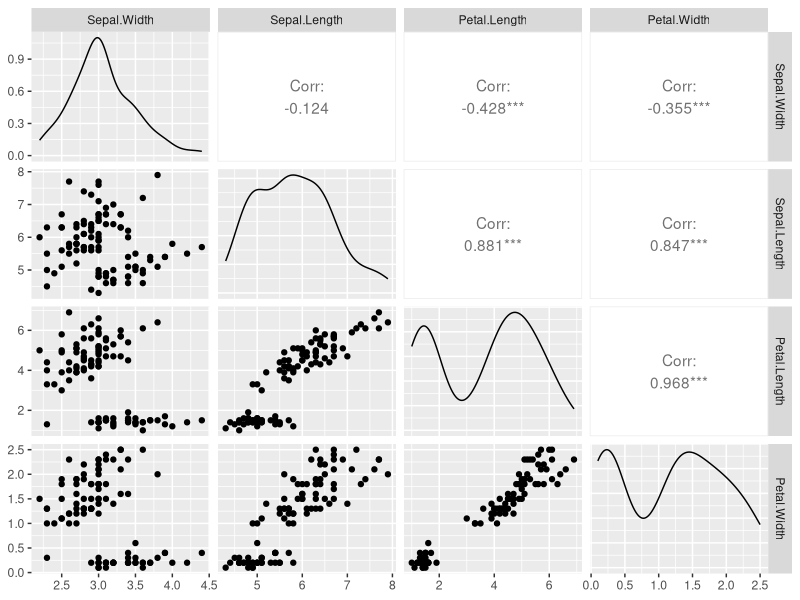
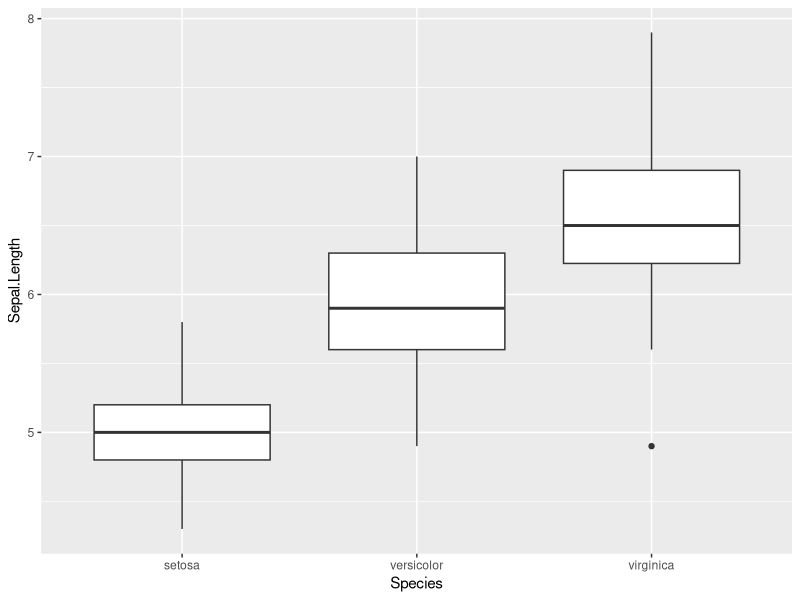
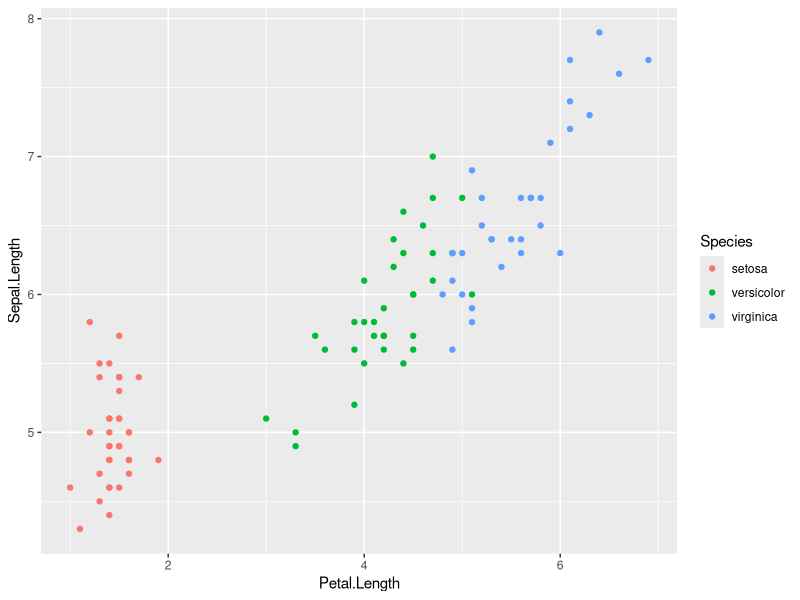
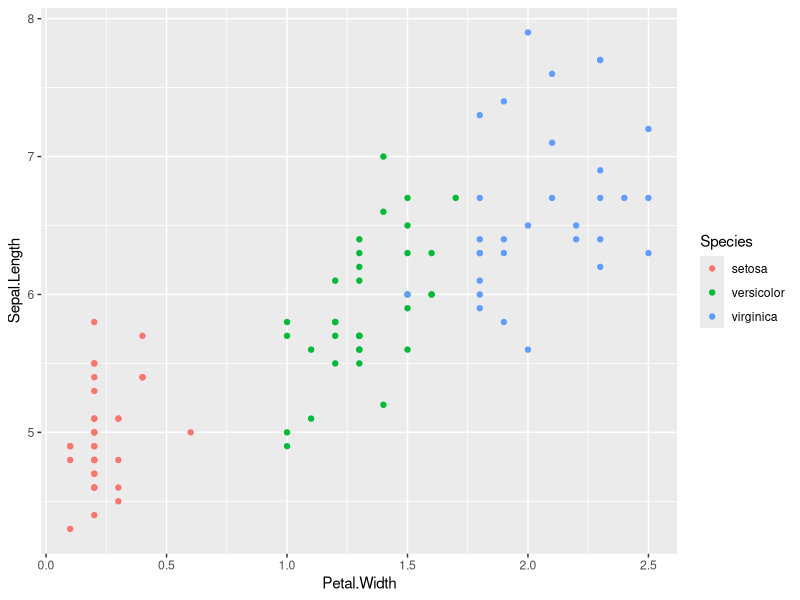
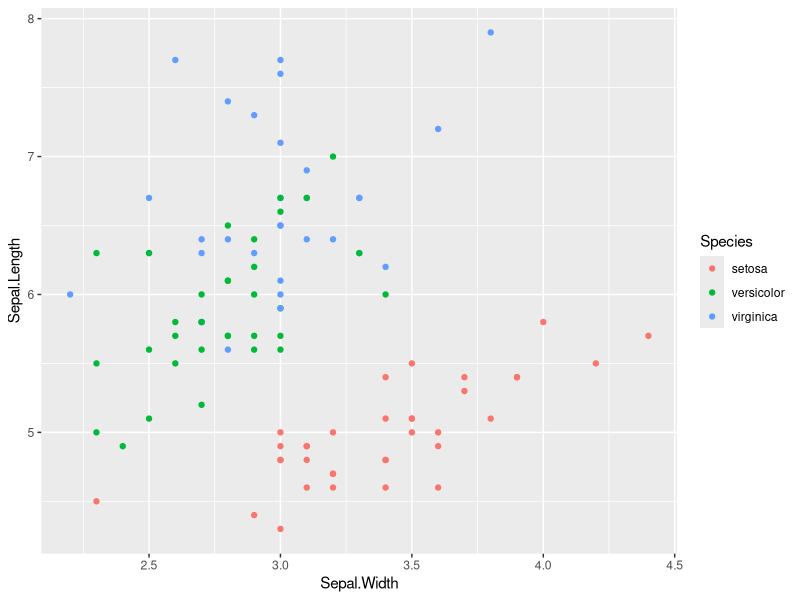
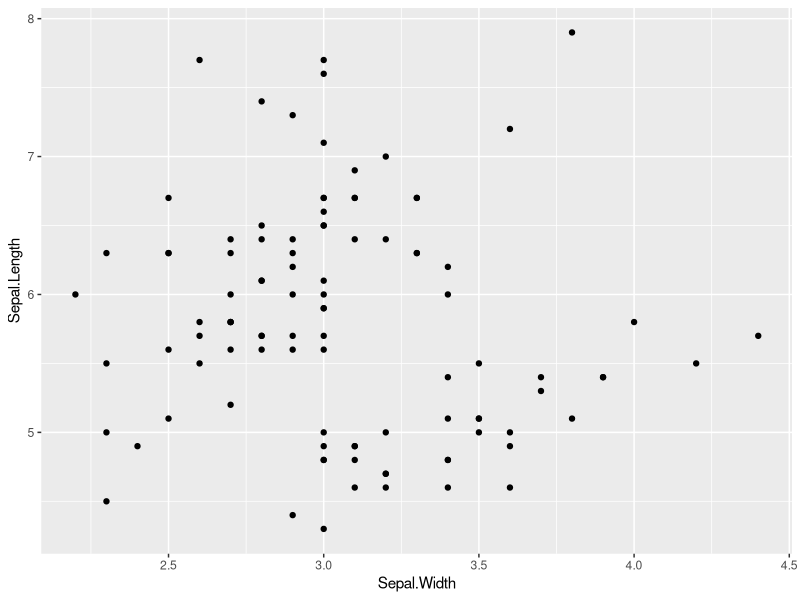
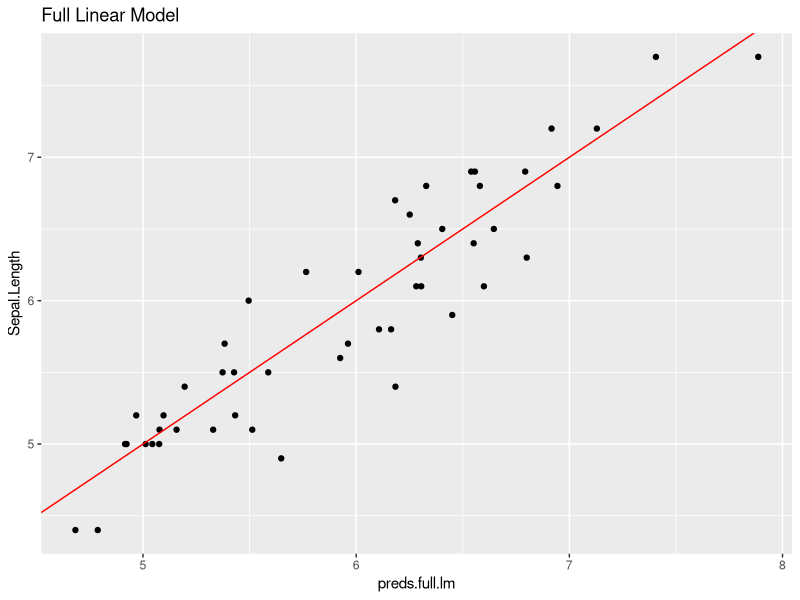
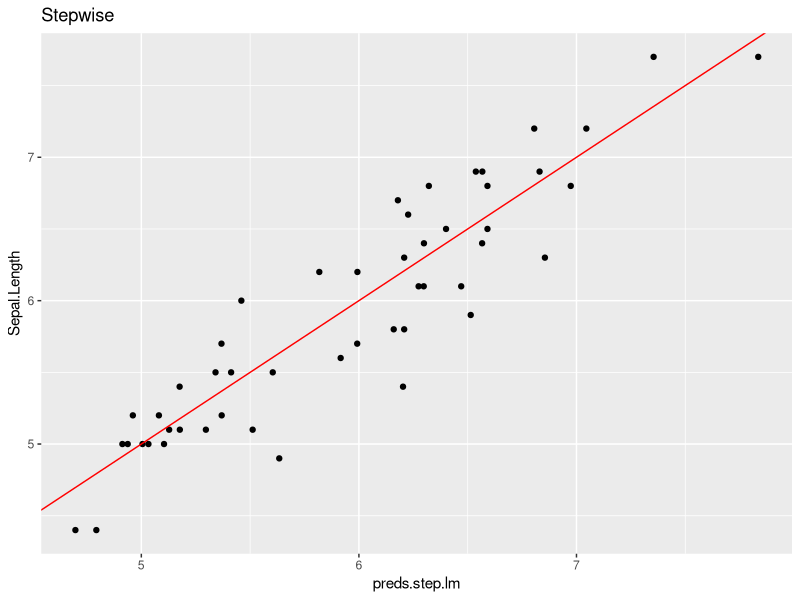

Recreate these plots in R, in order.
library(stats) # for step() function

# the 'iris' dataset is included with base R
head(iris)
dim(iris)

# good visual images of the variables:
# https://www.math.umd.edu/~petersd/666/html/iris_pca.html
# https://www.snaplogic.com/machine-learning-showcase/iris-flower-classification

# training / test split (no validation set this time)
set.seed(12345)
train.proportion <- 0.67
test.proportion <- 0.33

train.index <- sample(1:nrow(iris), nrow(iris)*train.proportion)
train.data <- iris[train.index,]
test.data <- iris[-train.index,]
dim(train.data)
dim(test.data)

### data exploration ###

# look at the full set of relationships between variables
# install.packages("GGally")
library(GGally)
ggpairs(subset(train.data,select=c(Sepal.Width, Sepal.Length, Petal.Length, Petal.Width)))

# boxplot of Sepal Length vs Species
ggplot(data=iris) +
  geom_boxplot(mapping = aes(x=Species, y=Sepal.Length))

# plot of Sepal Length vs Petal Length for different species
ggplot(data=train.data) + 
  geom_point(mapping = aes(x=Petal.Length, y=Sepal.Length, col=Species))

# plot of Sepal Length vs Petal Width for different species
ggplot(data=train.data) + 
  geom_point(mapping = aes(x=Petal.Width, y=Sepal.Length, col=Species))

# plot of Sepal Length vs Sepal Width for different species
ggplot(data=train.data) + 
  geom_point(mapping = aes(x=Sepal.Width, y=Sepal.Length, col=Species))

ggplot(data=train.data) + 
  geom_point(mapping = aes(x=Sepal.Width, y=Sepal.Length))

# note: there appear to be different relationships between these variables 
# for different species


### Train some models ###

# train a linear model for Petal Length against each predictor individually

# Petal Length as predictor
petal.length.lm <- lm(data = train.data, Sepal.Length ~ Petal.Length)
summary(petal.length.lm)

# Petal Width as predictor
petal.width.lm <- lm(data = train.data, Sepal.Length ~ Petal.Width)
summary(petal.width.lm)

# Sepal Width as predictor
sepal.width.lm <- lm(data = train.data, Sepal.Length ~ Sepal.Width)
summary(sepal.width.lm)
# what does the coefficient mean?

# Species 
species.lm <- lm(data = train.data, Sepal.Length ~ Species)
summary(species.lm)

  # aside: what does a linear model with only categorical predictors actually do?
  species.lm.preds <- predict(species.lm, newdata = train.data)
  head(species.lm.preds)
  table(species.lm.preds)
  
  library(tidyverse)
  train.data %>%
    group_by(Species) %>%
    summarise(avg_length=mean(Sepal.Length))

# Throw everything in together
full.lm <- lm(data=train.data, Sepal.Length ~ .)
summary(full.lm)

# backward stepwise regression
step.lm.backward <- step(full.lm, direction = "backward")
summary(step.lm.backward)

# what gets dropped?
# is this what you would expect?

# forward stepwise regression
dummy.lm <- lm(data=train.data, Sepal.Length ~ 1)
step.lm.forward <- step(dummy.lm, direction = "forward",
                        scope=list(lower=dummy.lm, upper=full.lm))
summary(step.lm.forward)

# any difference?


### Feature Engineering ###

# add an interaction term
inter.lm <- lm(data=train.data, Sepal.Length ~ . + Sepal.Width*Species + 
                 Petal.Length*Species + Petal.Width*Species)
summary(inter.lm)

# run stepwise regression again
step.lm.backward.inter <- step(inter.lm, direction="backward")
summary(step.lm.backward.inter)

# what looks like the best model?


### Model Testing ###

# produce predictions for the test set for each model
test.data$preds.full.lm <- predict(full.lm, newdata=test.data)
test.data$preds.step.lm <- predict(step.lm.backward, newdata=test.data)
test.data$peds.inter.lm <- predict(inter.lm, newdata=test.data)
test.data$preds.step.inter.lm <- predict(step.lm.backward.inter, newdata = test.data)
test.data$preds.petal.length.lm <- predict(petal.length.lm, newdata = test.data)


# plot actual values vs. predictions for each model
ggplot(data=test.data) + 
  geom_point(mapping = aes(x=preds.full.lm, y=Sepal.Length)) + 
  geom_abline(intercept = 0, slope = 1, color = "red") + 
  ggtitle("Full Linear Model")

ggplot(data=test.data) + 
  geom_point(mapping = aes(x=preds.step.lm, y=Sepal.Length)) + 
  geom_abline(intercept = 0, slope = 1, color = "red") + 
  ggtitle("Stepwise")

ggplot(data=test.data) + 
  geom_point(mapping = aes(x=preds.step.inter.lm, y=Sepal.Length)) + 
  geom_abline(intercept = 0, slope = 1, color = "red") + 
  ggtitle("Stepwise with Interaction Terms")

ggplot(data=test.data) + 
  geom_point(mapping = aes(x=preds.petal.length.lm, y=Sepal.Length)) + 
  geom_abline(intercept = 0, slope = 1, color = "red") + 
  ggtitle("Petal Length Only")

# accuracy metrics for each model
library(forecast)
accuracy(test.data$preds.full.lm, test.data$Sepal.Length)
accuracy(test.data$preds.step.lm, test.data$Sepal.Length)
accuracy(test.data$peds.inter.lm, test.data$Sepal.Length)
accuracy(test.data$preds.step.inter.lm, test.data$Sepal.Length)
accuracy(test.data$preds.petal.length.lm, test.data$Sepal.Length)

# R-squared for the test results
cor(test.data$preds.full.lm, test.data$Sepal.Length)^2
cor(test.data$preds.step.lm, test.data$Sepal.Length)^2
cor(test.data$peds.inter.lm, test.data$Sepal.Length)^2
cor(test.data$preds.step.inter.lm, test.data$Sepal.Length)^2
cor(test.data$preds.petal.length.lm, test.data$Sepal.Length)^2

# is this a good measure of actual model performance?
# does it have any issues?
cor(test.data$preds.full.lm, test.data$Sepal.Length)^2
cor(test.data$preds.full.lm + 10, test.data$Sepal.Length)^2

# an unbiased metric that is comparable to R-squared
# but against out-of-sample data
rsq.test <- function(preds, actuals) {
  SSE <- sum((actuals - preds) ^ 2)
  SST <- sum((actuals - mean(actuals)) ^ 2)
  rsq.test.value <- (1 - SSE / SST)
  return(rsq.test.value)
}

# "Test R-squared" for each model
rsq.test(test.data$preds.full.lm, test.data$Sepal.Length)
rsq.test(test.data$preds.step.lm, test.data$Sepal.Length)
rsq.test(test.data$peds.inter.lm, test.data$Sepal.Length)
rsq.test(test.data$preds.step.inter.lm, test.data$Sepal.Length)
rsq.test(test.data$preds.petal.length.lm, test.data$Sepal.Length)

# for comparison:
cor(test.data$preds.full.lm, test.data$Sepal.Length)^2
rsq.test(test.data$preds.full.lm, test.data$Sepal.Length)

cor(test.data$preds.full.lm+1, test.data$Sepal.Length)^2
rsq.test(test.data$preds.full.lm+1, test.data$Sepal.Length)
